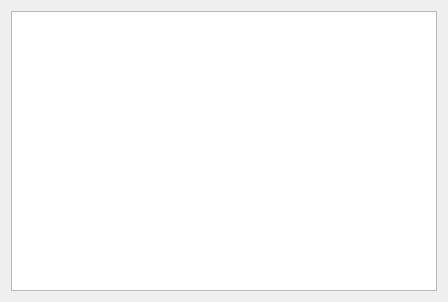
<?xml version="1.0" encoding="UTF-8"?>
<ui version="4.0">
 <class>OutPutWnd</class>
 <widget class="QWidget" name="OutPutWnd">
  <property name="geometry">
   <rect>
    <x>0</x>
    <y>0</y>
    <width>448</width>
    <height>302</height>
   </rect>
  </property>
  <property name="windowTitle">
   <string>OutPutWnd</string>
  </property>
  <layout class="QGridLayout" name="gridLayout">
   <item row="0" column="0">
    <widget class="QTextBrowser" name="textBrowser"/>
   </item>
  </layout>
 </widget>
 <resources/>
 <connections/>
</ui>
